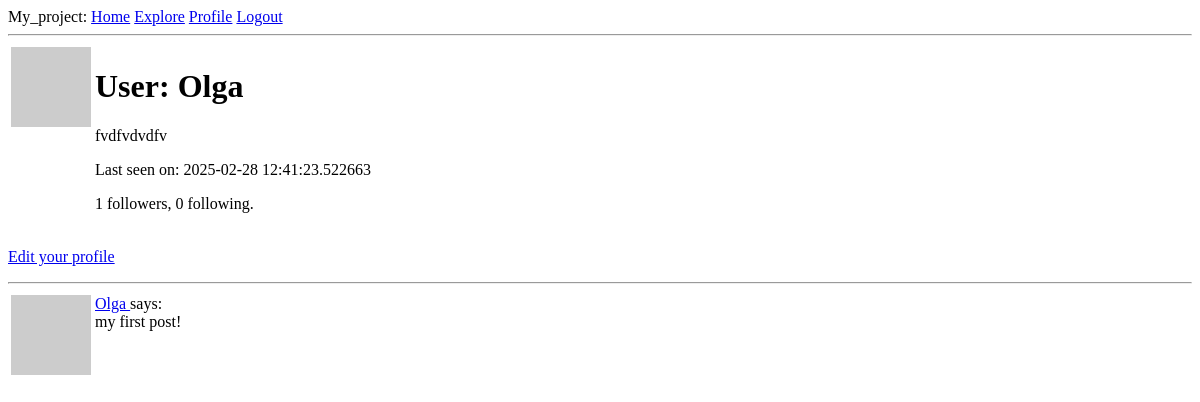
The page /user/Olga (signed in) on the database as committed earlier.
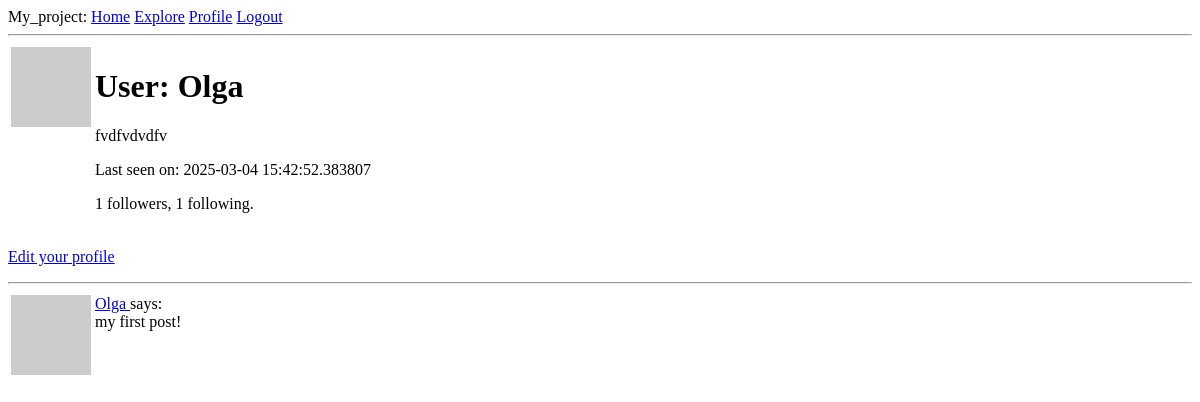
The same page on the database as committed later.
### app/models.py (models this page shows, shortened)
class User(UserMixin, db.Model):
    id: so.Mapped[int] = so.mapped_column(primary_key=True)
    username: so.Mapped[str] = so.mapped_column(sa.String(64), index=True, unique=True)
    email: so.Mapped[str] = so.mapped_column(sa.String(120), index=True, unique=True)
    password_hash: so.Mapped[Optional[str]] = so.mapped_column(sa.String(256))
    posts: so.WriteOnlyMapped['Post'] = so.relationship(back_populates='author')
    about_me: so.Mapped[Optional[str]] =so.mapped_column(sa.String(140))
    last_seen: so.Mapped[Optional[datetime]] = so.mapped_column(default=lambda: datetime.now(timezone.utc))
    def avatar(self, size):
        digest = md5(self.email.lower().encode('utf-8')).hexdigest()
        return f'https://www.gravatar.com/avatar/{digest}?d=identicon&s={size}'
    following: so.WriteOnlyMapped['User'] = so.relationship(
        secondary=followers, primaryjoin=(followers.c.follower_id == id),
        secondaryjoin=(followers.c.followed_id == id),
        back_populates='followers')
    followers: so.WriteOnlyMapped['User'] = so.relationship(
        secondary=followers, primaryjoin=(followers.c.followed_id == id),
        secondaryjoin=(followers.c.follower_id == id),
        back_populates='following')
    def follower_count(self):
        query = sa.select(sa.func.count()).select_from(self.followers.select().subquery())
        return db.session.scalar(query)
    def following_count(self):
        query = sa.select(sa.func.count()).select_from(self.following.select().subquery())
        return db.session.scalar(query)

class Post(db.Model):
    id: so.Mapped[int] = so.mapped_column(primary_key=True)
    body: so.Mapped[str] = so.mapped_column(sa.String(140))
    timestamp: so.Mapped[datetime] = so.mapped_column(index=True, default=lambda: datetime.now(timezone.utc))
    user_id: so.Mapped[int] = so.mapped_column(sa.ForeignKey(User.id), index=True)
    author: so.Mapped[User] = so.relationship(back_populates='posts')

### app/routes.py (the view)
@app.route('/user/<username>')
@login_required
def user(username):
    user = db.first_or_404(sa.select(User).where(User.username == username))
    page = request.args.get('page', 1, type=int)
    query = user.posts.select().order_by(Post.timestamp.desc())
    posts = db.paginate(query, page=page, per_page=app.config['POSTS_PER_PAGE'], error_out=False)
    next_url = url_for('user', username=user.username, page=posts.next_num) if posts.has_next else None
    prev_url = url_for('user', username=user.username, page=posts.prev_num) if posts.has_prev else None
    form = EmptyForm()
    return render_template('user.html', user=user, posts=posts, form=form, next_url=next_url, prev_url=prev_url)

### app/models.py (called while the page is built)
@login.user_loader
def load_user(id):
    return db.session.get(User, int(id))

### app/routes.py (called while the page is built)
@app.before_request
def before_request():
    if current_user.is_authenticated:
        current_user.last_seen = datetime.now(timezone.utc)
        db.session.commit()

### app/templates/user.html (shortened to what this page needs)
{% extends 'base.html' %}
{% block content %}
<table>
    <tr valign="top">
      <td><img src="{{ user.avatar(128) }}"></td>
      <td>
        <h1>User: {{ user.username }}</h1>
        {% if user.about_me %}<p>{{ user.about_me }}</p>{% endif %}
        {% if user.last_seen %}<p>Last seen on: {{ user.last_seen }}</p>{% endif %}
        <p>{{ user.follower_count() }} followers, {{ user.following_count() }} following.</p>
      </td>
    </tr>
</table>
{% if user == current_user %}
    <p><a href="{{ url_for('edit_profile') }}">Edit your profile</a></p>
{% endif %}
<hr>
{% for post in posts %}
    {% include '_post.html' %}
{% endfor %}
{% endblock %}

### app/templates/base.html (shortened to what this page needs)
<!DOCTYPE html>
<html lang="en">
<head>
</head>
<body>
    <div>
        My_project:
        <a href="{{ url_for('index') }}">Home</a>
        <a href="{{ url_for('explore') }}">Explore</a>
        {% if current_user.is_anonymous %}
        <a href="{{ url_for('login') }}">Login</a>
        {% else %}
        <a href="{{ url_for('user', username=current_user.username) }}">Profile</a>
        <a href="{{ url_for('logout') }}">Logout</a>
        {% endif %}
    </div>
    <hr>
    {% block content %}
    {% endblock %}
</body>
</html>

### app/templates/_post.html
<table>
  <tr valign="top">
    <td><img src="{{ post.author.avatar(36) }}"></td>
    <td>
      <a href="{{ url_for('user', username=post.author.username) }}">
        {{ post.author.username }}
      </a>
        says:<br>{{ post.body }}
    </td>
  </tr>
</table>

Rows that differ between the two databases and show on the page:
changed User "Olga": last_seen "2025-02-28 12:41:23.522663" → "2025-03-04 15:42:52.383807"
Other text that changed with them:
{{ user.following_count() }}: "0" → "1"
